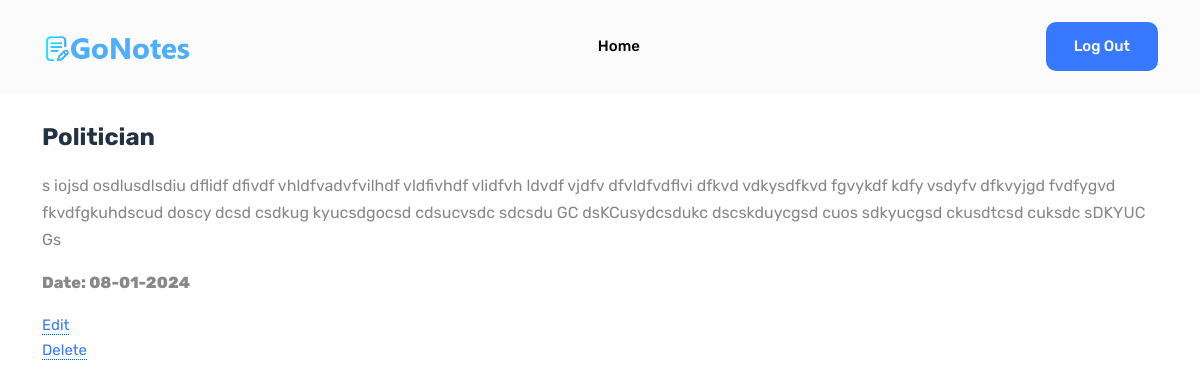
Screenshot of /note/16 (signed in) with the database file from the repository.
### app.py (models this page shows)
class Note(db.Model):
    id = db.Column(db.Integer, primary_key=True)
    title = db.Column(db.String(100), nullable=False)
    body = db.Column(db.String(500), nullable=False)
    date = db.Column(db.String(10))
    user_id = db.Column(db.Integer, db.ForeignKey('user.id'))

### app.py (the view)
@app.route('/note/<int:id>')
@login_required
def view_note(id):
    note = Note.query.filter_by(id=id, user_id=current_user.id).first()
    if note:
        return render_template('notes.html', note=note, user=current_user)
    else:
        flash('Note not found.', category='error')
        return redirect(url_for('note_list'))

### app.py (called while the page is built)
@login_manager.user_loader
def load_user(id):
    return User.query.get(int(id))

### templates/notes.html (shortened to what this page needs)
<!DOCTYPE html>
<html lang="zxx">
  <head>
    <link href="{{ url_for('static', filename='styles/styles.css') }}" rel="stylesheet" />
  </head>
  <header class="navigation bg-tertiary">
    <nav class="navbar navbar-expand-xl navbar-light text-center py-3">
      <div class="container">
        <a class="navbar-brand" href="/">
          <img loading="prelaod" decoding="async" class="img-fluid" width="150px" src="{{ url_for('static', filename='images/note-logo.png') }}" alt="Go Notes">
        </a>
        <div class="collapse navbar-collapse" id="navbarSupportedContent">
          <ul class="navbar-nav mx-auto mb-2 mb-lg-0">
            <li class="nav-item"> <a class="nav-link" href="{{ url_for('index') }}">Home</a><li>
          </ul>
           <a href="/logout" class="btn btn-primary ms-2 ms-lg-3">Log Out</a>
        </div>
      </div>
    </nav>
  </header>
<body>
  <div class="container">
    <div class="content">
      <h3 id="paragraph">{{ note.title }}</h3>
      <p>
        {{ note.body }}
      </p>
      <p>
       <strong>Date: {{ note.date }}</strong>
      </p>
      <a href="{{ url_for('edit_note', id=note.id) }}">Edit</a>
      <br>
      <a href="{{ url_for('delete_note', id=note.id) }}">Delete</a>
    </div>
  </div>
  <br>
  <br>
  <br>
  <br>
</body>
</html>

### rows the page displays
Note: title "Politician", body "s iojsd osdlusdlsdiu dflidf dfivdf vhldfvadvfvilhdf vldfivhdf vlidfvh ldvdf vjdfv dfvldfvdflvi dfkvd vdkysdfkvd fgvykdf kdfy vsdyfv dfkvyjgd fvdfygvd fkvdfgkuhdscud doscy dcsd csdkug kyucsdgocsd cdsucvsdc sdcsdu GC dsKCusydcsdukc dscskduycgsd cuos sdkyucgsd ckusdtcsd cuksdc sDKYUC Gs", date "08-01-2024"
